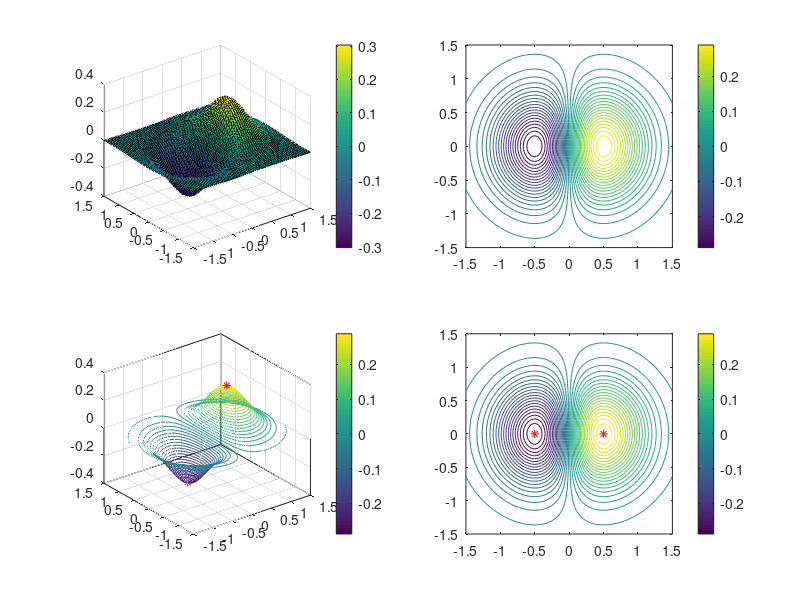

Write MATLAB code to recreate this figure.
close all %fecha todas as janelas abertas

[x,y]= meshgrid(-1.5:0.05:1.5, -1.5:0.05:1.5); %Seta a grid de números para X e Y
z = x.*exp(-2*x.^2-2*y.^2); %Função dos gráficos de duas variáveis atribuida a Z

figure %Comando para preparar uma janela de figura
subplot(2,2,1) %Seta o subplot para uma matrix 2x2 e pega a posição 1x1 

%FIGURA 1 ---------------------------------------------------------------------------

axis([-1.5 1.5 -1.5 1.5 -1 1]) % axis([xmin xmax ymin ymax zmin zmax]) %Limita valores (corta o grafico)
surf(x,y,z) %Desenha o gráfico (3d) da função
colorbar %Adiciona uma colorbar ao lado do gráfico

%FIGURA 2 ---------------------------------------------------------------------------

subplot(2,2,2) %Pega a posição 1x2 do subplot

contour(x,y,z, 40) %Faz o gráfico de contornos (curvas de nível) (2d) (40 curvas - ultimo parametro) da função
colorbar %Adiciona uma colorbar ao lado do gráfico


%FIGURA 3 ---------------------------------------------------------------------------

subplot(2,2,3) %Pega a posição 2x1 do subplot

contour3(x,y,z, 40) %Faz o gráfico de contornos (curvas de nível) (3d) (40 curvas - ultimo parametro) da função
colorbar %Adiciona uma colorbar ao lado do gráfico

%%Criando os Z dos dois pontos de maximos da figura de curvas em 3d
b = (-1/2).*exp(-2*(-1/2).^2-2*0.^2);
c = (1/2).*exp(-2*(1/2).^2-2*0.^2);

hold on %Continua desenhando

plot3([-1/2,1/2],[0,0],[b,c],'*r') %Adiciona os pontos


%FIGURA 4 ---------------------------------------------------------------------------

subplot(2,2,4) %Pega a posição 2x2 do subplot

contour(x,y,z, 40)  %Faz o gráfico de contornos (curvas de nível) (2d) (40 curvas - ultimo parametro) da função
colorbar %Adiciona uma colorbar ao lado do gráfico

hold on %Continua desenhando

plot3([-1/2,1/2],[0,0],'*r') %Adiciona os pontos de maximos

